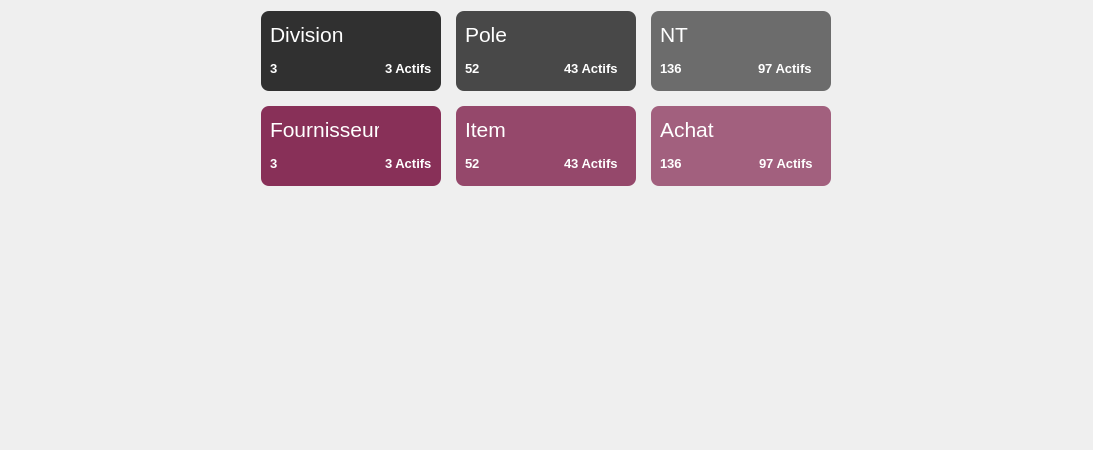
<?xml version="1.0" encoding="UTF-8"?>
<ui version="4.0">
 <class>Form</class>
 <widget class="QWidget" name="Form">
  <property name="geometry">
   <rect>
    <x>0</x>
    <y>0</y>
    <width>1093</width>
    <height>450</height>
   </rect>
  </property>
  <property name="windowTitle">
   <string>Form</string>
  </property>
  <layout class="QGridLayout" name="gridLayout_7">
   <item row="0" column="0">
    <layout class="QVBoxLayout" name="verticalLayout">
     <property name="spacing">
      <number>15</number>
     </property>
     <item>
      <layout class="QHBoxLayout" name="horizontalLayout">
       <item>
        <widget class="QWidget" name="widget" native="true">
         <property name="minimumSize">
          <size>
           <width>180</width>
           <height>80</height>
          </size>
         </property>
         <property name="maximumSize">
          <size>
           <width>180</width>
           <height>80</height>
          </size>
         </property>
         <property name="cursor">
          <cursorShape>PointingHandCursor</cursorShape>
         </property>
         <property name="styleSheet">
          <string notr="true">background-color:rgba(0,0,0,0.8);
border-radius:8px;
</string>
         </property>
         <layout class="QGridLayout" name="gridLayout">
          <item row="0" column="2">
           <spacer name="horizontalSpacer">
            <property name="orientation">
             <enum>Qt::Horizontal</enum>
            </property>
            <property name="sizeHint" stdset="0">
             <size>
              <width>50</width>
              <height>20</height>
             </size>
            </property>
           </spacer>
          </item>
          <item row="1" column="0">
           <widget class="QLabel" name="label_2">
            <property name="font">
             <font>
              <pointsize>10</pointsize>
              <weight>75</weight>
              <bold>true</bold>
             </font>
            </property>
            <property name="styleSheet">
             <string notr="true">background-color:transparent;
color:#fff;</string>
            </property>
            <property name="text">
             <string>3</string>
            </property>
           </widget>
          </item>
          <item row="0" column="0">
           <widget class="QLabel" name="label">
            <property name="font">
             <font>
              <pointsize>16</pointsize>
             </font>
            </property>
            <property name="styleSheet">
             <string notr="true">background-color:transparent;
color:#fff;</string>
            </property>
            <property name="text">
             <string>Division</string>
            </property>
           </widget>
          </item>
          <item row="1" column="2">
           <widget class="QLabel" name="label_3">
            <property name="font">
             <font>
              <pointsize>10</pointsize>
              <weight>75</weight>
              <bold>true</bold>
             </font>
            </property>
            <property name="styleSheet">
             <string notr="true">background-color:transparent;
color:#fff;</string>
            </property>
            <property name="text">
             <string>3 Actifs</string>
            </property>
           </widget>
          </item>
          <item row="1" column="1">
           <spacer name="horizontalSpacer_2">
            <property name="orientation">
             <enum>Qt::Horizontal</enum>
            </property>
            <property name="sizeHint" stdset="0">
             <size>
              <width>40</width>
              <height>20</height>
             </size>
            </property>
           </spacer>
          </item>
         </layout>
        </widget>
       </item>
       <item>
        <widget class="QWidget" name="widget_2" native="true">
         <property name="minimumSize">
          <size>
           <width>180</width>
           <height>80</height>
          </size>
         </property>
         <property name="maximumSize">
          <size>
           <width>180</width>
           <height>80</height>
          </size>
         </property>
         <property name="cursor">
          <cursorShape>PointingHandCursor</cursorShape>
         </property>
         <property name="styleSheet">
          <string notr="true">background-color:rgba(0,0,0,0.7);
border-radius:8px;
</string>
         </property>
         <layout class="QGridLayout" name="gridLayout_2">
          <item row="0" column="2">
           <spacer name="horizontalSpacer_3">
            <property name="orientation">
             <enum>Qt::Horizontal</enum>
            </property>
            <property name="sizeHint" stdset="0">
             <size>
              <width>63</width>
              <height>20</height>
             </size>
            </property>
           </spacer>
          </item>
          <item row="1" column="0">
           <widget class="QLabel" name="label_4">
            <property name="font">
             <font>
              <pointsize>10</pointsize>
              <weight>75</weight>
              <bold>true</bold>
             </font>
            </property>
            <property name="styleSheet">
             <string notr="true">background-color:transparent;
color:#fff;</string>
            </property>
            <property name="text">
             <string>52</string>
            </property>
           </widget>
          </item>
          <item row="0" column="0">
           <widget class="QLabel" name="label_5">
            <property name="font">
             <font>
              <pointsize>16</pointsize>
             </font>
            </property>
            <property name="styleSheet">
             <string notr="true">background-color:transparent;
color:#fff;</string>
            </property>
            <property name="text">
             <string>Pole</string>
            </property>
           </widget>
          </item>
          <item row="1" column="2">
           <widget class="QLabel" name="label_6">
            <property name="font">
             <font>
              <pointsize>10</pointsize>
              <weight>75</weight>
              <bold>true</bold>
             </font>
            </property>
            <property name="styleSheet">
             <string notr="true">background-color:transparent;
color:#fff;</string>
            </property>
            <property name="text">
             <string>43 Actifs</string>
            </property>
           </widget>
          </item>
          <item row="1" column="1">
           <spacer name="horizontalSpacer_4">
            <property name="orientation">
             <enum>Qt::Horizontal</enum>
            </property>
            <property name="sizeHint" stdset="0">
             <size>
              <width>40</width>
              <height>20</height>
             </size>
            </property>
           </spacer>
          </item>
         </layout>
        </widget>
       </item>
       <item>
        <widget class="QWidget" name="widget_3" native="true">
         <property name="minimumSize">
          <size>
           <width>180</width>
           <height>80</height>
          </size>
         </property>
         <property name="maximumSize">
          <size>
           <width>180</width>
           <height>80</height>
          </size>
         </property>
         <property name="cursor">
          <cursorShape>PointingHandCursor</cursorShape>
         </property>
         <property name="styleSheet">
          <string notr="true">background-color:rgba(0,0,0,0.55);
border-radius:8px;
</string>
         </property>
         <layout class="QGridLayout" name="gridLayout_3">
          <item row="0" column="2">
           <spacer name="horizontalSpacer_5">
            <property name="orientation">
             <enum>Qt::Horizontal</enum>
            </property>
            <property name="sizeHint" stdset="0">
             <size>
              <width>63</width>
              <height>20</height>
             </size>
            </property>
           </spacer>
          </item>
          <item row="1" column="0">
           <widget class="QLabel" name="label_7">
            <property name="font">
             <font>
              <pointsize>10</pointsize>
              <weight>75</weight>
              <bold>true</bold>
             </font>
            </property>
            <property name="styleSheet">
             <string notr="true">background-color:transparent;
color:#fff;</string>
            </property>
            <property name="text">
             <string>136</string>
            </property>
           </widget>
          </item>
          <item row="0" column="0">
           <widget class="QLabel" name="label_8">
            <property name="font">
             <font>
              <pointsize>16</pointsize>
             </font>
            </property>
            <property name="styleSheet">
             <string notr="true">background-color:transparent;
color:#fff;</string>
            </property>
            <property name="text">
             <string>NT</string>
            </property>
           </widget>
          </item>
          <item row="1" column="2">
           <widget class="QLabel" name="label_9">
            <property name="font">
             <font>
              <pointsize>10</pointsize>
              <weight>75</weight>
              <bold>true</bold>
             </font>
            </property>
            <property name="styleSheet">
             <string notr="true">background-color:transparent;
color:#fff;</string>
            </property>
            <property name="text">
             <string>97 Actifs</string>
            </property>
           </widget>
          </item>
          <item row="1" column="1">
           <spacer name="horizontalSpacer_6">
            <property name="orientation">
             <enum>Qt::Horizontal</enum>
            </property>
            <property name="sizeHint" stdset="0">
             <size>
              <width>40</width>
              <height>20</height>
             </size>
            </property>
           </spacer>
          </item>
         </layout>
        </widget>
       </item>
      </layout>
     </item>
     <item>
      <layout class="QHBoxLayout" name="horizontalLayout_2">
       <item>
        <widget class="QWidget" name="widget_5" native="true">
         <property name="minimumSize">
          <size>
           <width>180</width>
           <height>80</height>
          </size>
         </property>
         <property name="maximumSize">
          <size>
           <width>180</width>
           <height>80</height>
          </size>
         </property>
         <property name="cursor">
          <cursorShape>PointingHandCursor</cursorShape>
         </property>
         <property name="styleSheet">
          <string notr="true">background-color:rgba(110,0,50,0.8);
border-radius:8px;
</string>
         </property>
         <layout class="QGridLayout" name="gridLayout_5">
          <item row="1" column="0">
           <widget class="QLabel" name="label_13">
            <property name="font">
             <font>
              <pointsize>10</pointsize>
              <weight>75</weight>
              <bold>true</bold>
             </font>
            </property>
            <property name="styleSheet">
             <string notr="true">background-color:transparent;
color:#fff;</string>
            </property>
            <property name="text">
             <string>3</string>
            </property>
           </widget>
          </item>
          <item row="1" column="2">
           <widget class="QLabel" name="label_15">
            <property name="font">
             <font>
              <pointsize>10</pointsize>
              <weight>75</weight>
              <bold>true</bold>
             </font>
            </property>
            <property name="styleSheet">
             <string notr="true">background-color:transparent;
color:#fff;</string>
            </property>
            <property name="text">
             <string>3 Actifs</string>
            </property>
           </widget>
          </item>
          <item row="1" column="1">
           <spacer name="horizontalSpacer_10">
            <property name="orientation">
             <enum>Qt::Horizontal</enum>
            </property>
            <property name="sizeHint" stdset="0">
             <size>
              <width>40</width>
              <height>20</height>
             </size>
            </property>
           </spacer>
          </item>
          <item row="0" column="0" colspan="2">
           <widget class="QLabel" name="label_14">
            <property name="font">
             <font>
              <pointsize>16</pointsize>
             </font>
            </property>
            <property name="styleSheet">
             <string notr="true">background-color:transparent;
color:#fff;</string>
            </property>
            <property name="text">
             <string>Fournisseur</string>
            </property>
           </widget>
          </item>
         </layout>
        </widget>
       </item>
       <item>
        <widget class="QWidget" name="widget_6" native="true">
         <property name="minimumSize">
          <size>
           <width>180</width>
           <height>80</height>
          </size>
         </property>
         <property name="maximumSize">
          <size>
           <width>180</width>
           <height>80</height>
          </size>
         </property>
         <property name="cursor">
          <cursorShape>PointingHandCursor</cursorShape>
         </property>
         <property name="styleSheet">
          <string notr="true">background-color:rgba(110,0,50,0.7);
border-radius:8px;
</string>
         </property>
         <layout class="QGridLayout" name="gridLayout_6">
          <item row="0" column="2">
           <spacer name="horizontalSpacer_11">
            <property name="orientation">
             <enum>Qt::Horizontal</enum>
            </property>
            <property name="sizeHint" stdset="0">
             <size>
              <width>63</width>
              <height>20</height>
             </size>
            </property>
           </spacer>
          </item>
          <item row="1" column="0">
           <widget class="QLabel" name="label_16">
            <property name="font">
             <font>
              <pointsize>10</pointsize>
              <weight>75</weight>
              <bold>true</bold>
             </font>
            </property>
            <property name="styleSheet">
             <string notr="true">background-color:transparent;
color:#fff;</string>
            </property>
            <property name="text">
             <string>52</string>
            </property>
           </widget>
          </item>
          <item row="0" column="0">
           <widget class="QLabel" name="label_17">
            <property name="font">
             <font>
              <pointsize>16</pointsize>
             </font>
            </property>
            <property name="styleSheet">
             <string notr="true">background-color:transparent;
color:#fff;</string>
            </property>
            <property name="text">
             <string>Item</string>
            </property>
           </widget>
          </item>
          <item row="1" column="2">
           <widget class="QLabel" name="label_18">
            <property name="font">
             <font>
              <pointsize>10</pointsize>
              <weight>75</weight>
              <bold>true</bold>
             </font>
            </property>
            <property name="styleSheet">
             <string notr="true">background-color:transparent;
color:#fff;</string>
            </property>
            <property name="text">
             <string>43 Actifs</string>
            </property>
           </widget>
          </item>
          <item row="1" column="1">
           <spacer name="horizontalSpacer_12">
            <property name="orientation">
             <enum>Qt::Horizontal</enum>
            </property>
            <property name="sizeHint" stdset="0">
             <size>
              <width>40</width>
              <height>20</height>
             </size>
            </property>
           </spacer>
          </item>
         </layout>
        </widget>
       </item>
       <item>
        <widget class="QWidget" name="widget_4" native="true">
         <property name="minimumSize">
          <size>
           <width>180</width>
           <height>80</height>
          </size>
         </property>
         <property name="maximumSize">
          <size>
           <width>180</width>
           <height>80</height>
          </size>
         </property>
         <property name="cursor">
          <cursorShape>PointingHandCursor</cursorShape>
         </property>
         <property name="styleSheet">
          <string notr="true">background-color:rgba(110,0,50,0.6);
border-radius:8px;
</string>
         </property>
         <layout class="QGridLayout" name="gridLayout_4">
          <item row="0" column="2">
           <spacer name="horizontalSpacer_7">
            <property name="orientation">
             <enum>Qt::Horizontal</enum>
            </property>
            <property name="sizeHint" stdset="0">
             <size>
              <width>63</width>
              <height>20</height>
             </size>
            </property>
           </spacer>
          </item>
          <item row="1" column="0">
           <widget class="QLabel" name="label_10">
            <property name="font">
             <font>
              <pointsize>10</pointsize>
              <weight>75</weight>
              <bold>true</bold>
             </font>
            </property>
            <property name="styleSheet">
             <string notr="true">background-color:transparent;
color:#fff;</string>
            </property>
            <property name="text">
             <string>136</string>
            </property>
           </widget>
          </item>
          <item row="0" column="0">
           <widget class="QLabel" name="label_11">
            <property name="font">
             <font>
              <pointsize>16</pointsize>
             </font>
            </property>
            <property name="styleSheet">
             <string notr="true">background-color:transparent;
color:#fff;</string>
            </property>
            <property name="text">
             <string>Achat</string>
            </property>
           </widget>
          </item>
          <item row="1" column="2">
           <widget class="QLabel" name="label_12">
            <property name="font">
             <font>
              <pointsize>10</pointsize>
              <weight>75</weight>
              <bold>true</bold>
             </font>
            </property>
            <property name="styleSheet">
             <string notr="true">background-color:transparent;
color:#fff;</string>
            </property>
            <property name="text">
             <string>97 Actifs</string>
            </property>
           </widget>
          </item>
          <item row="1" column="1">
           <spacer name="horizontalSpacer_8">
            <property name="orientation">
             <enum>Qt::Horizontal</enum>
            </property>
            <property name="sizeHint" stdset="0">
             <size>
              <width>40</width>
              <height>20</height>
             </size>
            </property>
           </spacer>
          </item>
         </layout>
        </widget>
       </item>
      </layout>
     </item>
    </layout>
   </item>
   <item row="1" column="0">
    <spacer name="verticalSpacer">
     <property name="orientation">
      <enum>Qt::Vertical</enum>
     </property>
     <property name="sizeHint" stdset="0">
      <size>
       <width>20</width>
       <height>242</height>
      </size>
     </property>
    </spacer>
   </item>
  </layout>
 </widget>
 <resources/>
 <connections/>
</ui>
